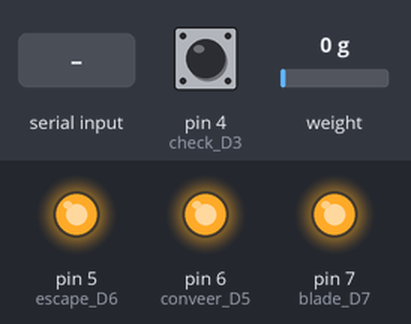
Simulated run of this sketch. Board: Arduino Uno, built with avr-gcc and run on an emulated ATmega328P. Shown: output pins drawn as LEDs (lit = HIGH). Inputs (shaded band) come from the test bench; at power-on: pin 4 (check_D3) HIGH, weight on the scale 0 g. What the sketch prints to the serial monitor is not drawn.

Above: at 2.2 s.
2.3 s: byte 9 (9) received over Serial
At 3.1 s:
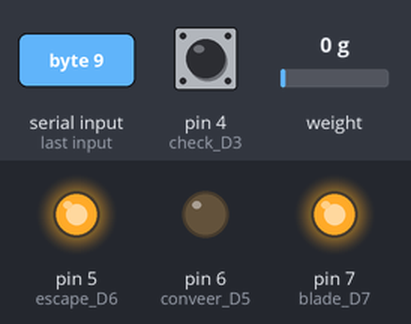
3.8 s: byte 1 (1) received over Serial
At 4.7 s:
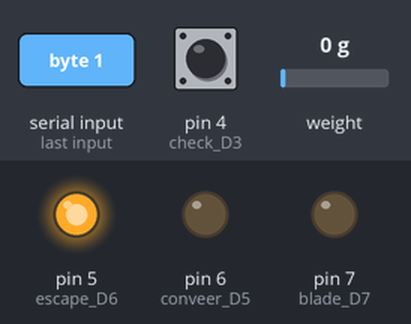
7.8 s: byte 2 (2) received over Serial
At 8.9 s:
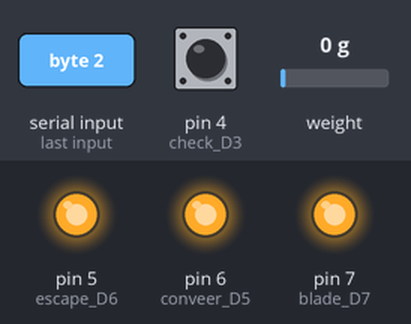
9.5 s: byte 1 (1) received over Serial
At 10.6 s:
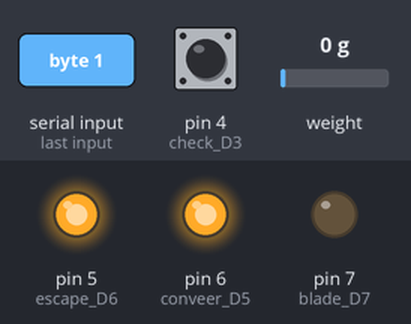
11.0 s: byte 4 (4) received over Serial
At 12.2 s:
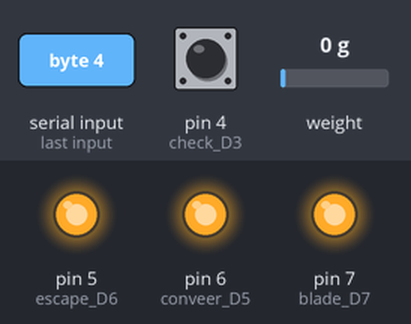
Timing chart, 0 to 13.6 s (numbered marks = the images above; inputs shaded):
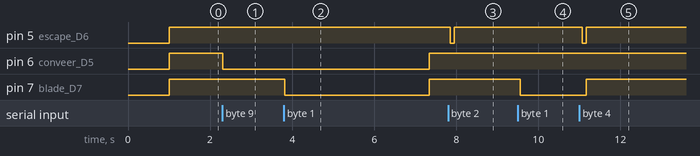

Measured:
- after the input at 2.3 s, pin 6 (conveer_D5): HIGH → LOW at once
- after the input at 3.8 s, pin 7 (blade_D7): HIGH → LOW at once, → HIGH 3.5 s later
- after the input at 7.8 s, pin 5 (escape_D6): HIGH → LOW after 0.05 s, → HIGH 0.10 s later
- after the input at 9.5 s, pin 7 (blade_D7): HIGH → LOW after 0.06 s
- after the input at 11.0 s, pin 5 (escape_D6): HIGH → LOW after 0.07 s, → HIGH 0.10 s later; pin 7 (blade_D7): LOW → HIGH after 0.17 s

The sketch:

ard.ino
```cpp
//#include <ArduinoJson.h>
#include "HX711.h"

#define DT  2
#define SCK 3

HX711 scale;

float calibration_factor = 67000;     // поменять

int conveer_D5 = 6;
int blade_D7 = 7;
int escape_D6 = 5;
int check_D3 = 4;

void stop(){
  digitalWrite(conveer_D5, HIGH);
  digitalWrite(blade_D7, HIGH);
  digitalWrite(escape_D6, HIGH);
}

float weight = 0.0;
bool check = 0;

unsigned long interval = 0;
unsigned long previousMillis = 0;

float units;
float val1 = 0.0;
bool val2 = 0;

//StaticJsonDocument<200> flask;
//StaticJsonDocument<200> sensors;

void(* resetFunc) (void) = 0;

void setup() {
  Serial.begin(9600);
  scale.begin(DT, SCK);
  scale.tare();
  scale.set_scale(calibration_factor);
  pinMode(conveer_D5, OUTPUT);
  pinMode(blade_D7, OUTPUT);
  pinMode(escape_D6, OUTPUT);
  pinMode(check_D3, INPUT);
  digitalWrite(conveer_D5, HIGH);
  digitalWrite(escape_D6, HIGH);
  digitalWrite(blade_D7, HIGH);
}

void loop() {
    int command = Serial.read();
    if (command == 7){
        resetFunc();
    }
    if (command == 9){
        digitalWrite(conveer_D5, LOW);
        interval = 5000;
    }
    if (command == 0){
        digitalWrite(conveer_D5, LOW);
        interval = 900;
    }
    if (command == 1){
        digitalWrite(blade_D7, LOW);
        interval = 5000;
        check = 0;
    }
    if (command == 2){
        digitalWrite(escape_D6, LOW);
        interval = 200;
        check = 0;
    }
    if (command == 4){
        digitalWrite(escape_D6, LOW);
        interval = 200;
        check = 0;
    }
    if(digitalRead(check_D3)==LOW)  {
        check = 1;
    }
    units = scale.get_units()*0.453592;
    weight = units;
    Serial.print(check);
    Serial.print(',');
    Serial.print(weight);
    Serial.print(',');
    Serial.print(command);
    Serial.println();

    unsigned long currentMillis = millis();

    if (currentMillis - previousMillis > interval) {
      previousMillis = currentMillis;
      stop();
    }
}
```
